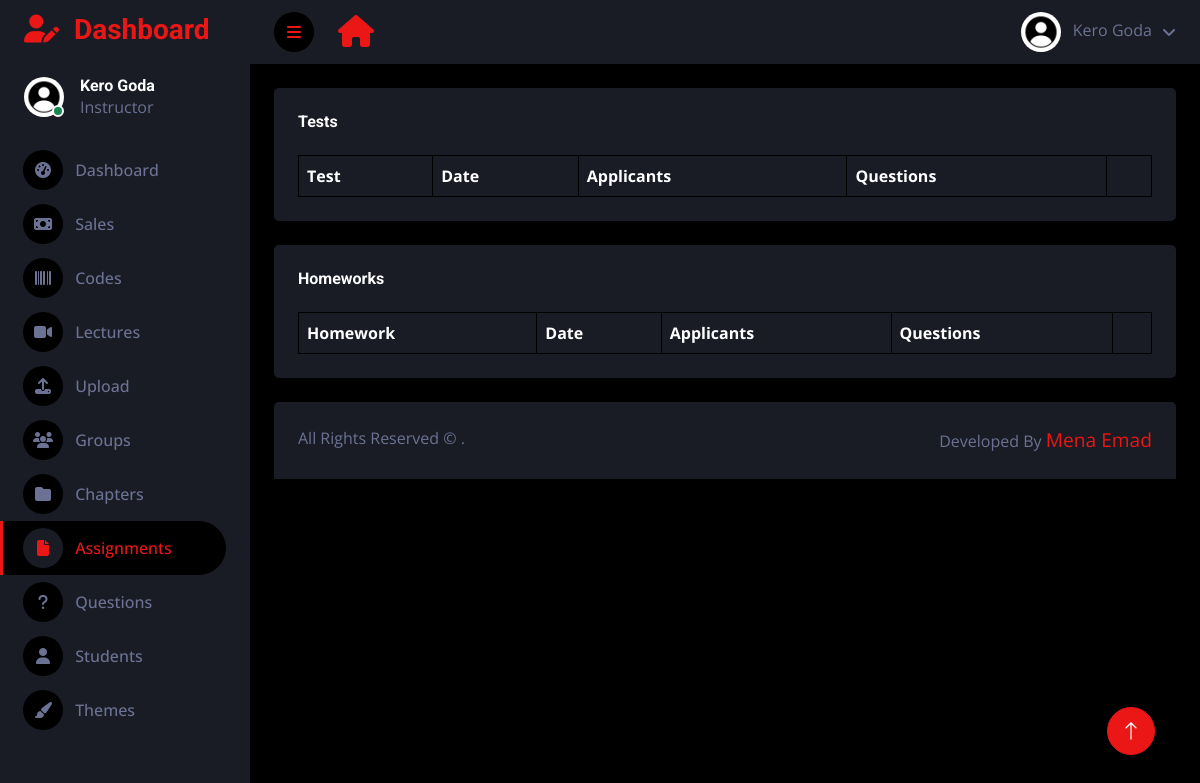
The app's page /en/dashboard/assignments (signed in), older data.
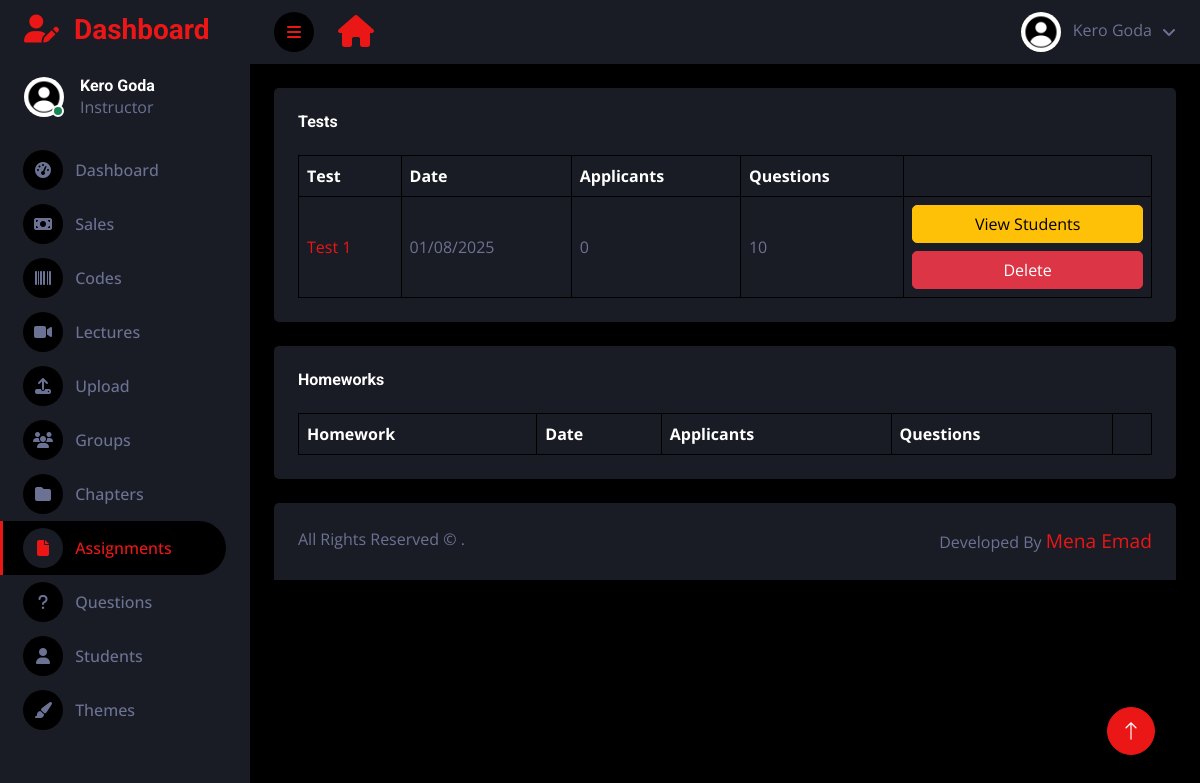
The same page, newer data.
### main/models.py (models this page shows, shortened)
class Assignment(models.Model):
    assignment_id = models.UUIDField(primary_key=True, default=uuid.uuid4)
    lecture_id = models.CharField(max_length=500 , blank=True ,default='none')
    part_id = models.CharField(max_length=500 , blank=True )
    user = models.ForeignKey(User, on_delete=models.CASCADE , blank=True , null=True)
    user_name = models.CharField(max_length=100 , blank=True)
    assignment_name = models.CharField(max_length=100 , blank=True)
    questions_count = models.IntegerField(default=0)
    no_of_applicants = models.IntegerField(editable=True , default='0' , blank=True)
    class assignment_types(models.TextChoices):
        test = 'test',
        homework = 'homework',
    assignment_type = models.CharField(max_length=25, choices=assignment_types.choices,  blank=True)
    created_at = models.DateTimeField(default=datetime.now)
    minutes = models.CharField(max_length=500 , blank=True, null=True)
    award_system = models.BooleanField(default=False)
    award_discount_value = models.CharField(max_length=100 , blank=True)
    award_percentage_needed = models.CharField(max_length=100 , blank=True)
    award_lecture_id = models.CharField(max_length=100 , blank=True)
    shuffleQuestions = models.BooleanField(default=False)
    qr_code = models.ImageField(upload_to='qr-codes' , default='blank-lecture.jpeg')
    slug = models.SlugField(blank=True, null=True)
    def save(self , *args , **kwargs):
        if not self.slug :
            self.slug = slugify(self.assignment_id)
        super(Assignment , self).save( *args , **kwargs)
    class Meta:
        verbose_name = ("Assignment")
        verbose_name_plural = ("Assignments")

### dashboard/views.py (the view)
# urls.py: path('dashboard/assignments' , views.dashboard_assignments , name="dashboard-assignments"),
def dashboard_assignments(request ):
    if User.objects.filter(username=request.user.username).first():
        user_object = User.objects.get(username=request.user.username)
        user_profile = Profile.objects.get(user=user_object)
        notifications_count = Notification.objects.filter(user=request.user).count()
    else:
        user_profile = ''
        notifications_count = ''
    tests = Assignment.objects.filter(assignment_type='test').order_by('-created_at')
    for x in tests:
        test_applicants = AssignmentSubmit.objects.filter(assignment_id=x.assignment_id).count()
        x.applicants_number = test_applicants
        x.save()
    homeworks = Assignment.objects.filter(assignment_type='homework').order_by('-created_at')
    for x in homeworks:
        homework_applicants = AssignmentSubmit.objects.filter(assignment_id=x.assignment_id).count()
        x.applicants_number = homework_applicants
        x.save()
    return render(request, 'dark/assignments.html', { 'tests':tests , 'homeworks':homeworks ,  'user_profile': user_profile,  'notifications' : notifications_count })

### templates/dark/assignments.html (shortened to what the changed rows need)
{% extends "base-dark.html" %}
{% load static %}
{% block content%}
<body>
    <div class="container-fluid position-relative d-flex p-0">
        <div class="content">
            <nav class="navbar navbar-expand bg-secondary navbar-dark sticky-top px-4 py-0">
                <a href="/" class="navbar-brand d-flex ">
                    <h2 class="text-primary mb-0"><i class="fa fa-home"></i></h2>
                </a>
            </nav>
            <div class="container-fluid pt-4 px-4">
                <div class="bg-secondary text-center rounded p-4">
                    <div class="table-responsive">
                        <table class="table text-start align-middle table-bordered table-hover mb-0">
                            <thead>
                                <tr class="text-white">
                                    <th scope="col">{% if LANGUAGE_CODE == 'ar' %}الاختبار{% else %}Test{% endif %}</th>
                                    <th scope="col">{% if LANGUAGE_CODE == 'ar' %}التاريخ{% else %}Date{% endif %}</th>
                                    <th scope="col">{% if LANGUAGE_CODE == 'ar' %}المتقدمون{% else %}Applicants{% endif %}</th>
                                    <th scope="col">{% if LANGUAGE_CODE == 'ar' %}الأسئلة{% else %}Questions{% endif %}</th>
                                    <th scope="col"></th>
                                </tr>
                            </thead>
                            <tbody>
                                {% for x in tests %}
                                <tr>
                                    <td><a href="/lecture/{{x.lecture_id}}/assignment/{{x.part_id}}">{{x.assignment_name}}</a></td>
                                    <td>{% if LANGUAGE_CODE == 'ar' %}{{x.created_at|date:"j F Y"}}{% else %}{{x.created_at|date:"SHORT_DATE_FORMAT"}}{% endif %}</td>
                                    <td>{{x.applicants_number}}</td>
                                    <td>{{x.questions_count}}</td>
                                    <td>
                                        <a href="/lecture/{{x.lecture_id}}/assignment/{{x.part_id}}" class="btn btn-warning w-100 mb-2">
                                            {% if LANGUAGE_CODE == 'ar' %}عرض الطلاب{% else %}View Students{% endif %}
                                        </a>
                                        <form action="/assignment-functions" method="POST">
                                            <button class="btn btn-danger w-100" type="submit">
                                                {% if LANGUAGE_CODE == 'ar' %}حذف{% else %}Delete{% endif %}
                                            </button>
                                        </form>
                                    </td>
                                </tr>
                                {% endfor %}
                            </tbody>
                        </table>
                    </div>
                </div>
            </div>
            <div class="container-fluid pt-4 px-4">
                <div class="bg-secondary text-center rounded p-4">
                    <div class="table-responsive">
                        <table class="table text-start align-middle table-bordered table-hover mb-0">
                            <thead>
                                <tr class="text-white">
                                    <th scope="col">{% if LANGUAGE_CODE == 'ar' %}الواجب{% else %}Homework{% endif %}</th>
                                    <th scope="col">{% if LANGUAGE_CODE == 'ar' %}التاريخ{% else %}Date{% endif %}</th>
                                    <th scope="col">{% if LANGUAGE_CODE == 'ar' %}المتقدمون{% else %}Applicants{% endif %}</th>
                                    <th scope="col">{% if LANGUAGE_CODE == 'ar' %}الأسئلة{% else %}Questions{% endif %}</th>
                                    <th scope="col"></th>
                                </tr>
                            </thead>
                        </table>
                    </div>
                </div>
            </div>
        </div>
    </div>
</body>
{% endblock content %}

Row changes from the older to the newer data that the page shows:
added Assignment: assignment_name "Test 1", created_at "01/08/2025", applicants_number "0", questions_count "10"
